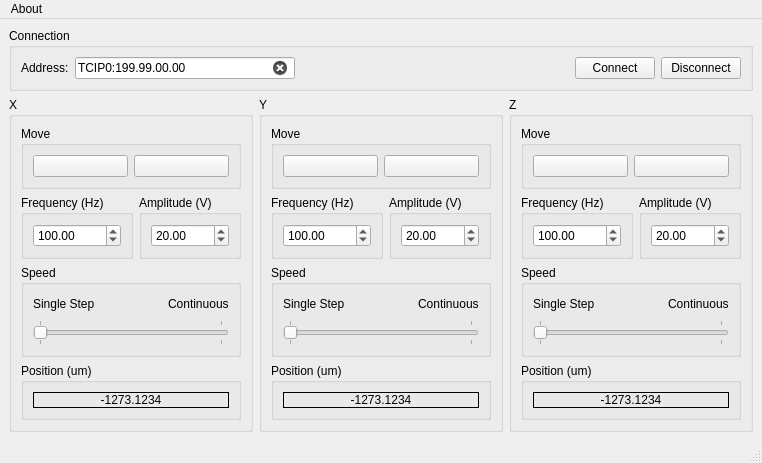
<?xml version="1.0" encoding="UTF-8"?>
<ui version="4.0">
 <class>Drummer_ANC350</class>
 <widget class="QMainWindow" name="Drummer_ANC350">
  <property name="windowModality">
   <enum>Qt::NonModal</enum>
  </property>
  <property name="geometry">
   <rect>
    <x>0</x>
    <y>0</y>
    <width>659</width>
    <height>422</height>
   </rect>
  </property>
  <property name="windowTitle">
   <string>Drummer - ANC350</string>
  </property>
  <property name="windowIcon">
   <iconset>
    <normaloff>icons8-drumstick-65.png</normaloff>icons8-drumstick-65.png</iconset>
  </property>
  <property name="locale">
   <locale language="English" country="UnitedStates"/>
  </property>
  <widget class="QWidget" name="centralwidget">
   <layout class="QGridLayout" name="gridLayout_20">
    <item row="0" column="0">
     <widget class="QGroupBox" name="groupBox">
      <property name="title">
       <string>Connection</string>
      </property>
      <layout class="QGridLayout" name="gridLayout_7">
       <item row="0" column="0">
        <layout class="QHBoxLayout" name="horizontalLayout_13">
         <item>
          <layout class="QHBoxLayout" name="horizontalLayout">
           <item>
            <widget class="QLabel" name="label">
             <property name="text">
              <string>Address:</string>
             </property>
            </widget>
           </item>
           <item>
            <widget class="QLineEdit" name="l_address">
             <property name="text">
              <string>TCIP0:199.99.00.00</string>
             </property>
             <property name="clearButtonEnabled">
              <bool>true</bool>
             </property>
            </widget>
           </item>
          </layout>
         </item>
         <item>
          <spacer name="horizontalSpacer_4">
           <property name="orientation">
            <enum>Qt::Horizontal</enum>
           </property>
           <property name="sizeHint" stdset="0">
            <size>
             <width>40</width>
             <height>20</height>
            </size>
           </property>
          </spacer>
         </item>
         <item>
          <layout class="QHBoxLayout" name="horizontalLayout_12">
           <item>
            <widget class="QPushButton" name="b_connect">
             <property name="text">
              <string>Connect</string>
             </property>
            </widget>
           </item>
           <item>
            <widget class="QPushButton" name="b_disconnect">
             <property name="text">
              <string>Disconnect</string>
             </property>
            </widget>
           </item>
          </layout>
         </item>
        </layout>
       </item>
      </layout>
     </widget>
    </item>
    <item row="1" column="0">
     <layout class="QHBoxLayout" name="horizontalLayout_8">
      <item>
       <widget class="QGroupBox" name="groupBox_X">
        <property name="title">
         <string>X</string>
        </property>
        <property name="flat">
         <bool>false</bool>
        </property>
        <layout class="QGridLayout" name="gridLayout_6">
         <item row="0" column="0">
          <layout class="QVBoxLayout" name="verticalLayout">
           <item>
            <widget class="QGroupBox" name="groupBox_3">
             <property name="title">
              <string>Move</string>
             </property>
             <layout class="QGridLayout" name="gridLayout_2">
              <item row="0" column="0">
               <widget class="QPushButton" name="b_minus_x">
                <property name="text">
                 <string/>
                </property>
                <property name="icon">
                 <iconset>
                  <normaloff>minus.png</normaloff>minus.png</iconset>
                </property>
               </widget>
              </item>
              <item row="0" column="1">
               <widget class="QPushButton" name="b_plus_x">
                <property name="text">
                 <string/>
                </property>
                <property name="icon">
                 <iconset>
                  <normaloff>plus.png</normaloff>plus.png</iconset>
                </property>
               </widget>
              </item>
             </layout>
            </widget>
           </item>
           <item>
            <layout class="QHBoxLayout" name="horizontalLayout_3">
             <item>
              <widget class="QGroupBox" name="groupBox_4">
               <property name="title">
                <string>Frequency (Hz)</string>
               </property>
               <layout class="QGridLayout" name="gridLayout_3">
                <item row="0" column="0">
                 <widget class="QDoubleSpinBox" name="sb_freq_x">
                  <property name="wrapping">
                   <bool>false</bool>
                  </property>
                  <property name="frame">
                   <bool>true</bool>
                  </property>
                  <property name="buttonSymbols">
                   <enum>QAbstractSpinBox::UpDownArrows</enum>
                  </property>
                  <property name="showGroupSeparator" stdset="0">
                   <bool>false</bool>
                  </property>
                  <property name="minimum">
                   <double>1.000000000000000</double>
                  </property>
                  <property name="maximum">
                   <double>2000.000000000000000</double>
                  </property>
                  <property name="singleStep">
                   <double>10.000000000000000</double>
                  </property>
                  <property name="stepType">
                   <enum>QAbstractSpinBox::AdaptiveDecimalStepType</enum>
                  </property>
                  <property name="value">
                   <double>100.000000000000000</double>
                  </property>
                 </widget>
                </item>
               </layout>
              </widget>
             </item>
             <item>
              <widget class="QGroupBox" name="groupBox_5">
               <property name="title">
                <string>Amplitude (V)</string>
               </property>
               <layout class="QGridLayout" name="gridLayout_4">
                <item row="0" column="0">
                 <widget class="QDoubleSpinBox" name="sb_amp_x">
                  <property name="wrapping">
                   <bool>false</bool>
                  </property>
                  <property name="frame">
                   <bool>true</bool>
                  </property>
                  <property name="buttonSymbols">
                   <enum>QAbstractSpinBox::UpDownArrows</enum>
                  </property>
                  <property name="showGroupSeparator" stdset="0">
                   <bool>false</bool>
                  </property>
                  <property name="maximum">
                   <double>70.000000000000000</double>
                  </property>
                  <property name="singleStep">
                   <double>1.000000000000000</double>
                  </property>
                  <property name="stepType">
                   <enum>QAbstractSpinBox::AdaptiveDecimalStepType</enum>
                  </property>
                  <property name="value">
                   <double>20.000000000000000</double>
                  </property>
                 </widget>
                </item>
               </layout>
              </widget>
             </item>
            </layout>
           </item>
           <item>
            <widget class="QGroupBox" name="groupBox_6">
             <property name="title">
              <string>Speed</string>
             </property>
             <layout class="QGridLayout" name="gridLayout">
              <item row="0" column="0">
               <layout class="QVBoxLayout" name="verticalLayout_2">
                <item>
                 <layout class="QHBoxLayout" name="horizontalLayout_2">
                  <item>
                   <widget class="QLabel" name="label_5">
                    <property name="text">
                     <string>Single Step</string>
                    </property>
                   </widget>
                  </item>
                  <item>
                   <spacer name="horizontalSpacer">
                    <property name="orientation">
                     <enum>Qt::Horizontal</enum>
                    </property>
                    <property name="sizeHint" stdset="0">
                     <size>
                      <width>40</width>
                      <height>20</height>
                     </size>
                    </property>
                   </spacer>
                  </item>
                  <item>
                   <widget class="QLabel" name="label_6">
                    <property name="text">
                     <string>Continuous</string>
                    </property>
                   </widget>
                  </item>
                 </layout>
                </item>
                <item>
                 <widget class="QSlider" name="slider_x">
                  <property name="maximum">
                   <number>1</number>
                  </property>
                  <property name="sliderPosition">
                   <number>0</number>
                  </property>
                  <property name="orientation">
                   <enum>Qt::Horizontal</enum>
                  </property>
                  <property name="invertedAppearance">
                   <bool>false</bool>
                  </property>
                  <property name="invertedControls">
                   <bool>true</bool>
                  </property>
                  <property name="tickPosition">
                   <enum>QSlider::TicksBothSides</enum>
                  </property>
                  <property name="tickInterval">
                   <number>1</number>
                  </property>
                 </widget>
                </item>
               </layout>
              </item>
             </layout>
            </widget>
           </item>
           <item>
            <widget class="QGroupBox" name="groupBox_7">
             <property name="title">
              <string>Position (um)</string>
             </property>
             <layout class="QGridLayout" name="gridLayout_5">
              <item row="0" column="0">
               <widget class="QLabel" name="l_pos_x">
                <property name="frameShape">
                 <enum>QFrame::Box</enum>
                </property>
                <property name="text">
                 <string>-1273.1234</string>
                </property>
                <property name="scaledContents">
                 <bool>true</bool>
                </property>
                <property name="alignment">
                 <set>Qt::AlignCenter</set>
                </property>
               </widget>
              </item>
             </layout>
            </widget>
           </item>
          </layout>
         </item>
        </layout>
       </widget>
      </item>
      <item>
       <widget class="QGroupBox" name="groupBox_Y">
        <property name="title">
         <string>Y</string>
        </property>
        <property name="flat">
         <bool>false</bool>
        </property>
        <layout class="QGridLayout" name="gridLayout_8">
         <item row="0" column="0">
          <layout class="QVBoxLayout" name="verticalLayout_3">
           <item>
            <widget class="QGroupBox" name="groupBox_9">
             <property name="title">
              <string>Move</string>
             </property>
             <layout class="QGridLayout" name="gridLayout_9">
              <item row="0" column="0">
               <widget class="QPushButton" name="b_minus_y">
                <property name="text">
                 <string/>
                </property>
                <property name="icon">
                 <iconset>
                  <normaloff>minus.png</normaloff>minus.png</iconset>
                </property>
               </widget>
              </item>
              <item row="0" column="1">
               <widget class="QPushButton" name="b_plus_y">
                <property name="text">
                 <string/>
                </property>
                <property name="icon">
                 <iconset>
                  <normaloff>plus.png</normaloff>plus.png</iconset>
                </property>
               </widget>
              </item>
             </layout>
            </widget>
           </item>
           <item>
            <layout class="QHBoxLayout" name="horizontalLayout_4">
             <item>
              <widget class="QGroupBox" name="groupBox_10">
               <property name="title">
                <string>Frequency (Hz)</string>
               </property>
               <layout class="QGridLayout" name="gridLayout_10">
                <item row="0" column="0">
                 <widget class="QDoubleSpinBox" name="sb_freq_y">
                  <property name="wrapping">
                   <bool>false</bool>
                  </property>
                  <property name="frame">
                   <bool>true</bool>
                  </property>
                  <property name="buttonSymbols">
                   <enum>QAbstractSpinBox::UpDownArrows</enum>
                  </property>
                  <property name="showGroupSeparator" stdset="0">
                   <bool>false</bool>
                  </property>
                  <property name="minimum">
                   <double>1.000000000000000</double>
                  </property>
                  <property name="maximum">
                   <double>2000.000000000000000</double>
                  </property>
                  <property name="singleStep">
                   <double>10.000000000000000</double>
                  </property>
                  <property name="stepType">
                   <enum>QAbstractSpinBox::AdaptiveDecimalStepType</enum>
                  </property>
                  <property name="value">
                   <double>100.000000000000000</double>
                  </property>
                 </widget>
                </item>
               </layout>
              </widget>
             </item>
             <item>
              <widget class="QGroupBox" name="groupBox_11">
               <property name="title">
                <string>Amplitude (V)</string>
               </property>
               <layout class="QGridLayout" name="gridLayout_11">
                <item row="0" column="0">
                 <widget class="QDoubleSpinBox" name="sb_amp_y">
                  <property name="wrapping">
                   <bool>false</bool>
                  </property>
                  <property name="frame">
                   <bool>true</bool>
                  </property>
                  <property name="buttonSymbols">
                   <enum>QAbstractSpinBox::UpDownArrows</enum>
                  </property>
                  <property name="showGroupSeparator" stdset="0">
                   <bool>false</bool>
                  </property>
                  <property name="maximum">
                   <double>70.000000000000000</double>
                  </property>
                  <property name="singleStep">
                   <double>1.000000000000000</double>
                  </property>
                  <property name="stepType">
                   <enum>QAbstractSpinBox::AdaptiveDecimalStepType</enum>
                  </property>
                  <property name="value">
                   <double>20.000000000000000</double>
                  </property>
                 </widget>
                </item>
               </layout>
              </widget>
             </item>
            </layout>
           </item>
           <item>
            <widget class="QGroupBox" name="groupBox_12">
             <property name="title">
              <string>Speed</string>
             </property>
             <layout class="QGridLayout" name="gridLayout_12">
              <item row="0" column="0">
               <layout class="QVBoxLayout" name="verticalLayout_4">
                <item>
                 <layout class="QHBoxLayout" name="horizontalLayout_5">
                  <item>
                   <widget class="QLabel" name="label_7">
                    <property name="text">
                     <string>Single Step</string>
                    </property>
                   </widget>
                  </item>
                  <item>
                   <spacer name="horizontalSpacer_2">
                    <property name="orientation">
                     <enum>Qt::Horizontal</enum>
                    </property>
                    <property name="sizeHint" stdset="0">
                     <size>
                      <width>40</width>
                      <height>20</height>
                     </size>
                    </property>
                   </spacer>
                  </item>
                  <item>
                   <widget class="QLabel" name="label_8">
                    <property name="text">
                     <string>Continuous</string>
                    </property>
                   </widget>
                  </item>
                 </layout>
                </item>
                <item>
                 <widget class="QSlider" name="slider_y">
                  <property name="maximum">
                   <number>1</number>
                  </property>
                  <property name="sliderPosition">
                   <number>0</number>
                  </property>
                  <property name="orientation">
                   <enum>Qt::Horizontal</enum>
                  </property>
                  <property name="invertedAppearance">
                   <bool>false</bool>
                  </property>
                  <property name="invertedControls">
                   <bool>true</bool>
                  </property>
                  <property name="tickPosition">
                   <enum>QSlider::TicksBothSides</enum>
                  </property>
                  <property name="tickInterval">
                   <number>1</number>
                  </property>
                 </widget>
                </item>
               </layout>
              </item>
             </layout>
            </widget>
           </item>
           <item>
            <widget class="QGroupBox" name="groupBox_13">
             <property name="title">
              <string>Position (um)</string>
             </property>
             <layout class="QGridLayout" name="gridLayout_13">
              <item row="0" column="0">
               <widget class="QLabel" name="l_pos_y">
                <property name="frameShape">
                 <enum>QFrame::Box</enum>
                </property>
                <property name="text">
                 <string>-1273.1234</string>
                </property>
                <property name="scaledContents">
                 <bool>true</bool>
                </property>
                <property name="alignment">
                 <set>Qt::AlignCenter</set>
                </property>
               </widget>
              </item>
             </layout>
            </widget>
           </item>
          </layout>
         </item>
        </layout>
       </widget>
      </item>
      <item>
       <widget class="QGroupBox" name="groupBox_Z">
        <property name="title">
         <string>Z</string>
        </property>
        <property name="flat">
         <bool>false</bool>
        </property>
        <layout class="QGridLayout" name="gridLayout_14">
         <item row="0" column="0">
          <layout class="QVBoxLayout" name="verticalLayout_5">
           <item>
            <widget class="QGroupBox" name="groupBox_15">
             <property name="title">
              <string>Move</string>
             </property>
             <layout class="QGridLayout" name="gridLayout_15">
              <item row="0" column="0">
               <widget class="QPushButton" name="b_minus_z">
                <property name="text">
                 <string/>
                </property>
                <property name="icon">
                 <iconset>
                  <normaloff>minus.png</normaloff>minus.png</iconset>
                </property>
               </widget>
              </item>
              <item row="0" column="1">
               <widget class="QPushButton" name="b_plus_z">
                <property name="text">
                 <string/>
                </property>
                <property name="icon">
                 <iconset>
                  <normaloff>plus.png</normaloff>plus.png</iconset>
                </property>
               </widget>
              </item>
             </layout>
            </widget>
           </item>
           <item>
            <layout class="QHBoxLayout" name="horizontalLayout_6">
             <item>
              <widget class="QGroupBox" name="groupBox_16">
               <property name="title">
                <string>Frequency (Hz)</string>
               </property>
               <layout class="QGridLayout" name="gridLayout_16">
                <item row="0" column="0">
                 <widget class="QDoubleSpinBox" name="sb_freq_z">
                  <property name="wrapping">
                   <bool>false</bool>
                  </property>
                  <property name="frame">
                   <bool>true</bool>
                  </property>
                  <property name="buttonSymbols">
                   <enum>QAbstractSpinBox::UpDownArrows</enum>
                  </property>
                  <property name="showGroupSeparator" stdset="0">
                   <bool>false</bool>
                  </property>
                  <property name="minimum">
                   <double>1.000000000000000</double>
                  </property>
                  <property name="maximum">
                   <double>2000.000000000000000</double>
                  </property>
                  <property name="singleStep">
                   <double>10.000000000000000</double>
                  </property>
                  <property name="stepType">
                   <enum>QAbstractSpinBox::AdaptiveDecimalStepType</enum>
                  </property>
                  <property name="value">
                   <double>100.000000000000000</double>
                  </property>
                 </widget>
                </item>
               </layout>
              </widget>
             </item>
             <item>
              <widget class="QGroupBox" name="groupBox_17">
               <property name="title">
                <string>Amplitude (V)</string>
               </property>
               <layout class="QGridLayout" name="gridLayout_17">
                <item row="0" column="0">
                 <widget class="QDoubleSpinBox" name="sb_amp_z">
                  <property name="wrapping">
                   <bool>false</bool>
                  </property>
                  <property name="frame">
                   <bool>true</bool>
                  </property>
                  <property name="buttonSymbols">
                   <enum>QAbstractSpinBox::UpDownArrows</enum>
                  </property>
                  <property name="showGroupSeparator" stdset="0">
                   <bool>false</bool>
                  </property>
                  <property name="maximum">
                   <double>70.000000000000000</double>
                  </property>
                  <property name="singleStep">
                   <double>1.000000000000000</double>
                  </property>
                  <property name="stepType">
                   <enum>QAbstractSpinBox::AdaptiveDecimalStepType</enum>
                  </property>
                  <property name="value">
                   <double>20.000000000000000</double>
                  </property>
                 </widget>
                </item>
               </layout>
              </widget>
             </item>
            </layout>
           </item>
           <item>
            <widget class="QGroupBox" name="groupBox_18">
             <property name="title">
              <string>Speed</string>
             </property>
             <layout class="QGridLayout" name="gridLayout_18">
              <item row="0" column="0">
               <layout class="QVBoxLayout" name="verticalLayout_6">
                <item>
                 <layout class="QHBoxLayout" name="horizontalLayout_7">
                  <item>
                   <widget class="QLabel" name="label_9">
                    <property name="text">
                     <string>Single Step</string>
                    </property>
                   </widget>
                  </item>
                  <item>
                   <spacer name="horizontalSpacer_3">
                    <property name="orientation">
                     <enum>Qt::Horizontal</enum>
                    </property>
                    <property name="sizeHint" stdset="0">
                     <size>
                      <width>40</width>
                      <height>20</height>
                     </size>
                    </property>
                   </spacer>
                  </item>
                  <item>
                   <widget class="QLabel" name="label_10">
                    <property name="text">
                     <string>Continuous</string>
                    </property>
                   </widget>
                  </item>
                 </layout>
                </item>
                <item>
                 <widget class="QSlider" name="slider_z">
                  <property name="maximum">
                   <number>1</number>
                  </property>
                  <property name="sliderPosition">
                   <number>0</number>
                  </property>
                  <property name="orientation">
                   <enum>Qt::Horizontal</enum>
                  </property>
                  <property name="invertedAppearance">
                   <bool>false</bool>
                  </property>
                  <property name="invertedControls">
                   <bool>true</bool>
                  </property>
                  <property name="tickPosition">
                   <enum>QSlider::TicksBothSides</enum>
                  </property>
                  <property name="tickInterval">
                   <number>1</number>
                  </property>
                 </widget>
                </item>
               </layout>
              </item>
             </layout>
            </widget>
           </item>
           <item>
            <widget class="QGroupBox" name="groupBox_19">
             <property name="title">
              <string>Position (um)</string>
             </property>
             <layout class="QGridLayout" name="gridLayout_19">
              <item row="0" column="0">
               <widget class="QLabel" name="l_pos_z">
                <property name="frameShape">
                 <enum>QFrame::Box</enum>
                </property>
                <property name="text">
                 <string>-1273.1234</string>
                </property>
                <property name="scaledContents">
                 <bool>true</bool>
                </property>
                <property name="alignment">
                 <set>Qt::AlignCenter</set>
                </property>
               </widget>
              </item>
             </layout>
            </widget>
           </item>
          </layout>
         </item>
        </layout>
       </widget>
      </item>
     </layout>
    </item>
   </layout>
  </widget>
  <widget class="QMenuBar" name="menubar">
   <property name="geometry">
    <rect>
     <x>0</x>
     <y>0</y>
     <width>659</width>
     <height>22</height>
    </rect>
   </property>
   <widget class="QMenu" name="menuAbout">
    <property name="title">
     <string>About</string>
    </property>
    <addaction name="actionAbout"/>
   </widget>
   <addaction name="menuAbout"/>
  </widget>
  <widget class="QStatusBar" name="statusbar"/>
  <action name="actionAbout">
   <property name="text">
    <string>About</string>
   </property>
  </action>
 </widget>
 <resources/>
 <connections/>
</ui>
